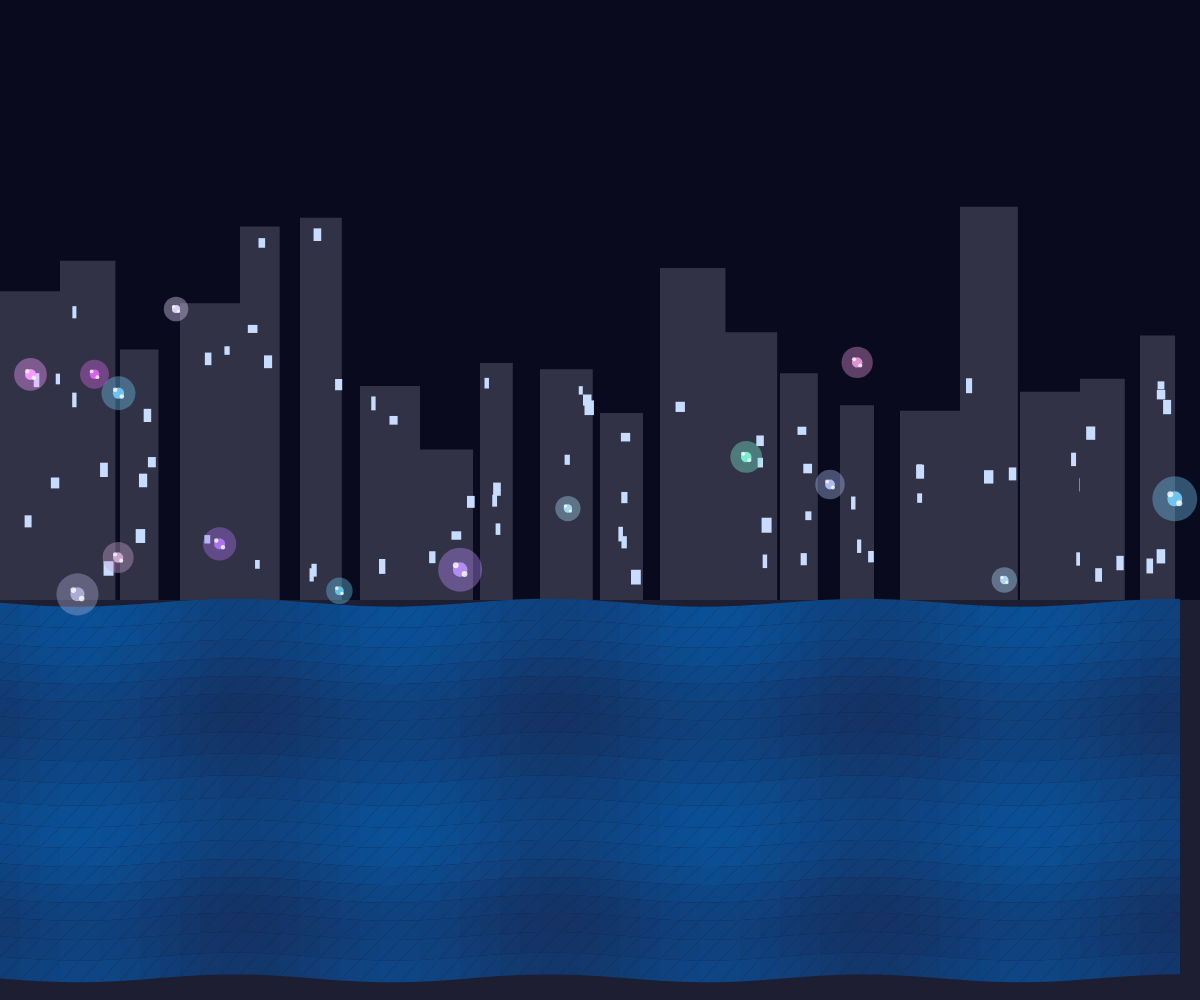
Frame 1 (no input)
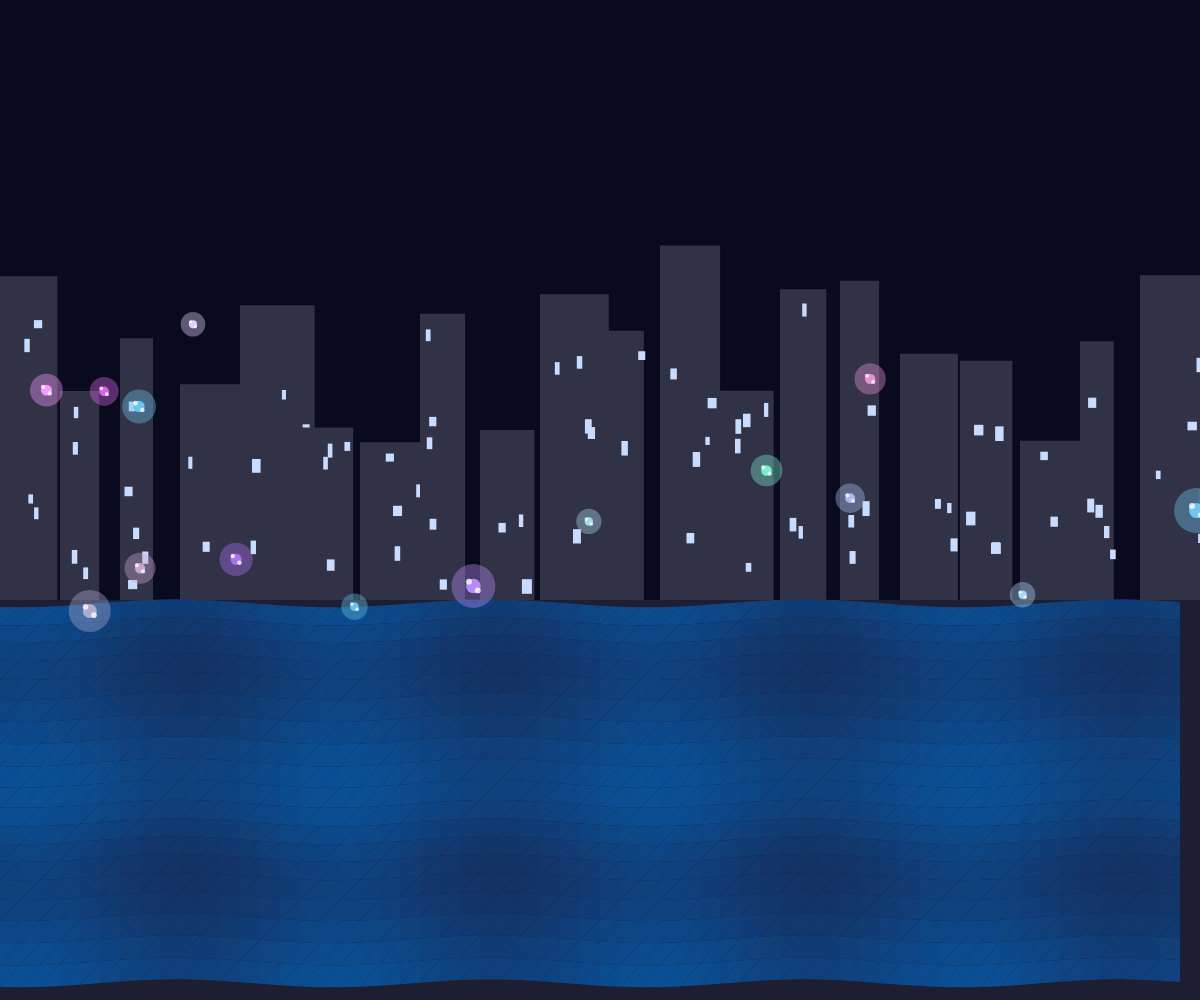
Frame 60 (no input)
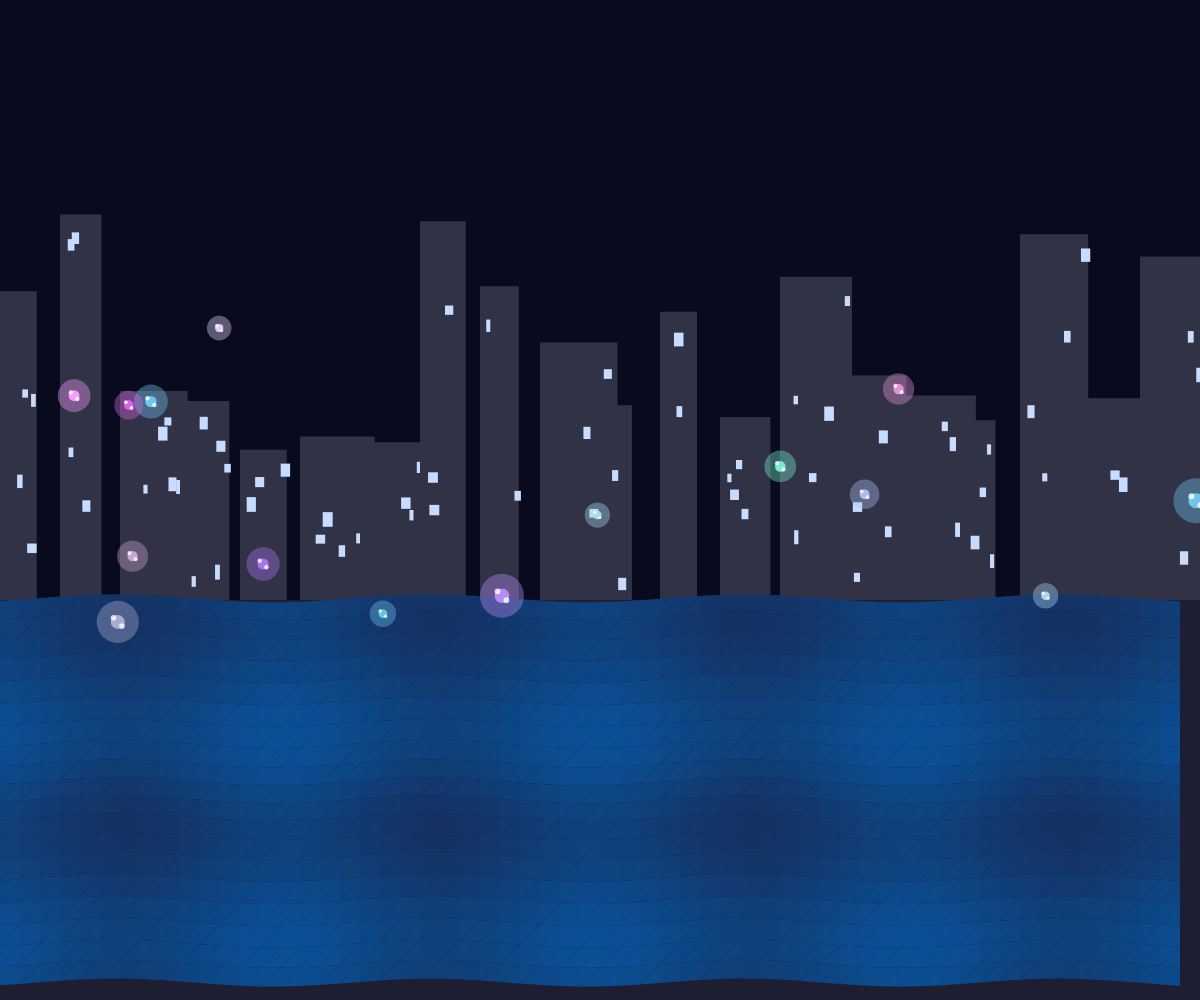
Frame 120 (the mouse pressed at the canvas centre since frame 60)

The p5.js sketch that drew these frames (run headless with seeded random() and noise() and a simulated clock; from frame 60 on, the mouse is pressed at the canvas centre):

// p5.js sketch
// ── sketch.js
let drones = [];
let water;
let time = 0;

function setup() {
  createCanvas(windowWidth, windowHeight);
  // Initialize water surface as a grid of points
  water = new WaterSurface();
  
  // Create initial drones with random positions and colors
  for (let i = 0; i < 15; i++) {
    drones.push({
      x: random(width),
      y: random(height * 0.3, height * 0.6),
      z: random(-200, 200),
      size: random(8, 15),
      color: color(random(100, 255), random(100, 255), random(200, 255)),
      speed: random(0.5, 2),
      formationTime: millis() + random(3000, 8000)
    });
  }
}

function draw() {
  background(10, 10, 30);
  
  time += 0.02;
  
  // Draw cityscape
  drawCityscape();
  
  // Draw water surface with pulsating reflections
  water.update(time);
  water.display();
  
  // Update and draw drones
  for (let drone of drones) {
    updateDrone(drone);
    drawDrone(drone);
  }
  
  // Occasionally form geometric patterns
  if (millis() > drones[0].formationTime) {
    formGeometricPattern();
    drones[0].formationTime = millis() + random(5000, 12000);
  }
}

function drawCityscape() {
  // Draw buildings with high contrast lighting
  fill(30, 30, 50);
  noStroke();
  rect(0, height * 0.6, width, height * 0.4);
  
  // Buildings
  for (let i = 0; i < 20; i++) {
    let x = map(i, 0, 20, 0, width);
    let h = random(height * 0.15, height * 0.4);
    let w = random(30, 80);
    
    // Building with some windows
    fill(50, 50, 70);
    rect(x, height * 0.6 - h, w, h);
    
    // Windows
    fill(200, 220, 255);
    for (let j = 0; j < 5; j++) {
      if (random() > 0.3) {
        rect(x + random(w * 0.1, w * 0.9), height * 0.6 - h + random(10, h - 20), 
             random(4, 10), random(8, 15));
      }
    }
  }
}

function updateDrone(drone) {
  drone.x += sin(time * drone.speed) * 0.5;
  drone.y += cos(time * drone.speed * 0.7) * 0.3;
  
  // Keep drones within bounds
  if (drone.x > width + 50) drone.x = -50;
  if (drone.x < -50) drone.x = width + 50;
  if (drone.y < 0) drone.y = height;
  if (drone.y > height) drone.y = 0;
}

function drawDrone(drone) {
  push();
  translate(drone.x, drone.y);
  
  // Glow effect
  noStroke();
  fill(red(drone.color), green(drone.color), blue(drone.color), 100);
  ellipse(0, 0, drone.size * 3, drone.size * 3);
  
  // Drone body
  fill(drone.color);
  ellipse(0, 0, drone.size, drone.size);
  
  // Lights
  fill(255, 255, 255, 200);
  ellipse(-drone.size * 0.3, -drone.size * 0.3, drone.size * 0.4, drone.size * 0.4);
  ellipse(drone.size * 0.3, drone.size * 0.3, drone.size * 0.4, drone.size * 0.4);
  
  pop();
}

function formGeometricPattern() {
  // Create temporary formation points
  let points = [];
  for (let i = 0; i < 8; i++) {
    let angle = TWO_PI * i / 8;
    let radius = random(width * 0.2, width * 0.4);
    points.push({
      x: width/2 + cos(angle) * radius,
      y: height * 0.3 + sin(angle) * radius
    });
  }
  
  // Draw connecting lines with pulsating effect
  stroke(255, 150);
  strokeWeight(2);
  noFill();
  beginShape();
  for (let p of points) {
    vertex(p.x, p.y);
  }
  endShape(CLOSE);
  
  // Add inner formation
  let innerPoints = [];
  for (let i = 0; i < 6; i++) {
    let angle = TWO_PI * i / 6;
    let radius = random(width * 0.1, width * 0.2);
    innerPoints.push({
      x: width/2 + cos(angle) * radius,
      y: height * 0.3 + sin(angle) * radius
    });
  }
  
  stroke(255, 200);
  strokeWeight(1);
  beginShape();
  for (let p of innerPoints) {
    vertex(p.x, p.y);
  }
  endShape(CLOSE);
}

class WaterSurface {
  constructor() {
    this.points = [];
    this.resolution = 20;
    this.waveHeight = 8;
    
    // Initialize grid points
    for (let x = 0; x < width; x += this.resolution) {
      let row = [];
      for (let y = height * 0.6; y < height; y += this.resolution) {
        row.push({x: x, y: y, z: 0});
      }
      this.points.push(row);
    }
  }
  
  update(time) {
    // Animate water surface
    for (let i = 0; i < this.points.length; i++) {
      for (let j = 0; j < this.points[i].length; j++) {
        let point = this.points[i][j];
        let wave1 = sin(point.x * 0.02 + time) * this.waveHeight;
        let wave2 = cos(point.y * 0.03 + time * 1.2) * this.waveHeight;
        point.z = (wave1 + wave2) * 0.5;
      }
    }
  }
  
  display() {
    // Draw water with dynamic reflections
    noStroke();
    
    for (let i = 0; i < this.points.length - 1; i++) {
      beginShape(TRIANGLE_STRIP);
      for (let j = 0; j < this.points[i].length; j++) {
        let point = this.points[i][j];
        let nextPoint = this.points[i + 1][j];
        
        // Create color based on position and wave height
        let waterColor = lerpColor(color(20, 50, 100), color(10, 80, 150), 
                                   (point.z + this.waveHeight) / (this.waveHeight * 2));
        
        fill(waterColor);
        vertex(point.x, point.y + point.z);
        vertex(nextPoint.x, nextPoint.y + nextPoint.z);
      }
      endShape();
    }
  }
}
